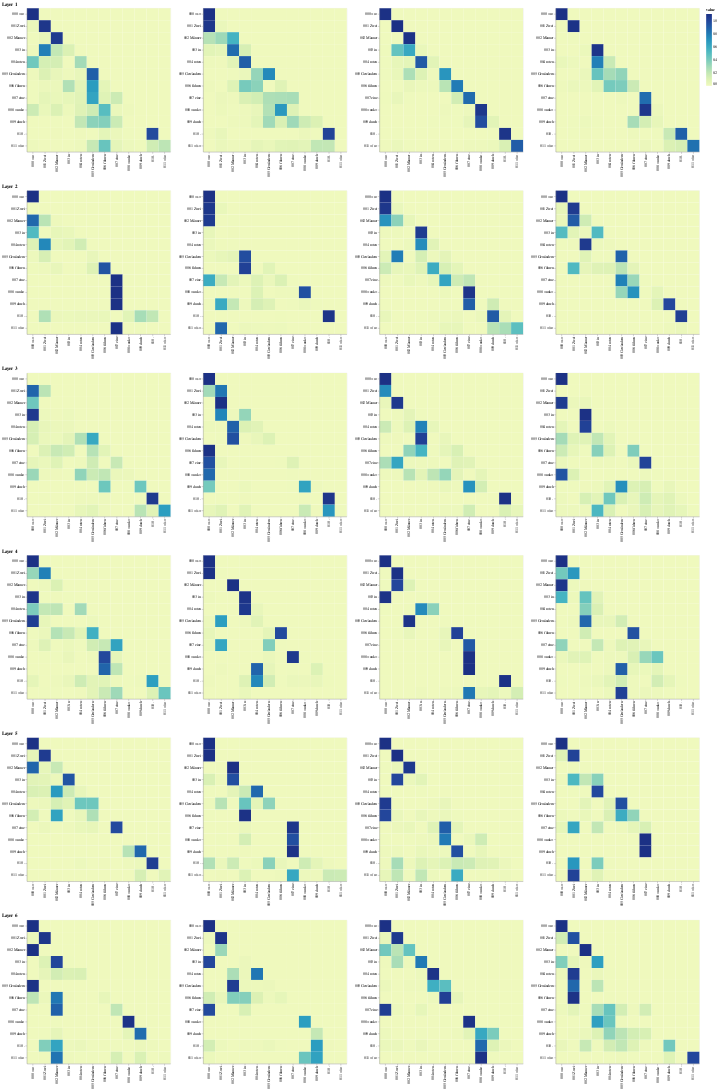

The cell this chart's notebook holds for it:
### Code cell
# %% [markdown]
# ## Decoder Self Attention


# %% tags=[]
def viz_decoder_self():
    model, example_data = run_model_example(n_examples=1)
    example = example_data[len(example_data) - 1]

    layer_viz = [
        visualize_layer(
            model,
            layer,
            get_decoder_self,
            len(example[1]),
            example[1],
            example[1],
        )
        for layer in range(6)
    ]
    return alt.hconcat(
        layer_viz[0]
        & layer_viz[1]
        & layer_viz[2]
        & layer_viz[3]
        & layer_viz[4]
        & layer_viz[5]
    )


viz_decoder_self()

### Figure 1 — Vega-Lite specification as saved in the notebook (floating-point values rounded to 4 significant figures; data arrays with more than 128 entries replaced by an {"elided": "..."} marker saying what was removed)
{"config": {"view": {"continuousWidth": 300, "continuousHeight": 300}}, "hconcat": [{"vconcat": [{"hconcat": [{"data": {"name": "data-73bc6e0ff00e384cdbceeda014043c26"}, "mark": {"type": "rect"}, "encoding": {"color": {"field": "value", "type": "quantitative"}, "tooltip": [{"field": "row", "type": "quantitative"}, {"field": "column", "type": "quantitative"}, {"field": "value", "type": "quantitative"}, {"field": "row_token", "type": "nominal"}, {"field": "col_token", "type": "nominal"}], "x": {"axis": {"title": ""}, "field": "col_token", "type": "nominal"}, "y": {"axis": {"title": ""}, "field": "row_token", "type": "nominal"}}, "height": 400, "name": "view_25", "width": 400}, {"data": {"name": "data-9c2c8bdc17fcc12d6e2ac18f0e032cbd"}, "mark": {"type": "rect"}, "encoding": {"color": {"field": "value", "type": "quantitative"}, "tooltip": [{"field": "row", "type": "quantitative"}, {"field": "column", "type": "quantitative"}, {"field": "value", "type": "quantitative"}, {"field": "row_token", "type": "nominal"}, {"field": "col_token", "type": "nominal"}], "x": {"axis": {"title": ""}, "field": "col_token", "type": "nominal"}, "y": {"axis": {"title": ""}, "field": "row_token", "type": "nominal"}}, "height": 400, "name": "view_26", "width": 400}, {"data": {"name": "data-621186de5d1c57318b1826b48baaba41"}, "mark": {"type": "rect"}, "encoding": {"color": {"field": "value", "type": "quantitative"}, "tooltip": [{"field": "row", "type": "quantitative"}, {"field": "column", "type": "quantitative"}, {"field": "value", "type": "quantitative"}, {"field": "row_token", "type": "nominal"}, {"field": "col_token", "type": "nominal"}], "x": {"axis": {"title": ""}, "field": "col_token", "type": "nominal"}, "y": {"axis": {"title": ""}, "field": "row_token", "type": "nominal"}}, "height": 400, "name": "view_27", "width": 400}, {"data": {"name": "data-95d08cc4248145c9f5d6c68d6b05d93d"}, "mark": {"type": "rect"}, "encoding": {"color": {"field": "value", "type": "quantitative"}, "tooltip": [{"field": "row", "type": "quantitative"}, {"field": "column", "type": "quantitative"}, {"field": "value", "type": "quantitative"}, {"field": "row_token", "type": "nominal"}, {"field": "col_token", "type": "nominal"}], "x": {"axis": {"title": ""}, "field": "col_token", "type": "nominal"}, "y": {"axis": {"title": ""}, "field": "row_token", "type": "nominal"}}, "height": 400, "name": "view_28", "width": 400}]}, {"vconcat": [{"hconcat": [{"data": {"name": "data-dccd65f53410e8db10ad1e9a01ee029b"}, "mark": {"type": "rect"}, "encoding": {"color": {"field": "value", "type": "quantitative"}, "tooltip": [{"field": "row", "type": "quantitative"}, {"field": "column", "type": "quantitative"}, {"field": "value", "type": "quantitative"}, {"field": "row_token", "type": "nominal"}, {"field": "col_token", "type": "nominal"}], "x": {"axis": {"title": ""}, "field": "col_token", "type": "nominal"}, "y": {"axis": {"title": ""}, "field": "row_token", "type": "nominal"}}, "height": 400, "name": "view_29", "width": 400}, {"data": {"name": "data-e02061ab6e86fb4d939c42c43f4d8607"}, "mark": {"type": "rect"}, "encoding": {"color": {"field": "value", "type": "quantitative"}, "tooltip": [{"field": "row", "type": "quantitative"}, {"field": "column", "type": "quantitative"}, {"field": "value", "type": "quantitative"}, {"field": "row_token", "type": "nominal"}, {"field": "col_token", "type": "nominal"}], "x": {"axis": {"title": ""}, "field": "col_token", "type": "nominal"}, "y": {"axis": {"title": ""}, "field": "row_token", "type": "nominal"}}, "height": 400, "name": "view_30", "width": 400}, {"data": {"name": "data-ebdec7ccc3ff183f22c9af6c559a290e"}, "mark": {"type": "rect"}, "encoding": {"color": {"field": "value", "type": "quantitative"}, "tooltip": [{"field": "row", "type": "quantitative"}, {"field": "column", "type": "quantitative"}, {"field": "value", "type": "quantitative"}, {"field": "row_token", "type": "nominal"}, {"field": "col_token", "type": "nominal"}], "x": {"axis": {"title": ""}, "field": "col_token", "type": "nominal"}, "y": {"axis": {"title": ""}, "field": "row_token", "type": "nominal"}}, "height": 400, "name": "view_31", "width": 400}, {"data": {"name": "data-1314bf1279ac233e4b56577c5ea7d5f8"}, "mark": {"type": "rect"}, "encoding": {"color": {"field": "value", "type": "quantitative"}, "tooltip": [{"field": "row", "type": "quantitative"}, {"field": "column", "type": "quantitative"}, {"field": "value", "type": "quantitative"}, {"field": "row_token", "type": "nominal"}, {"field": "col_token", "type": "nominal"}], "x": {"axis": {"title": ""}, "field": "col_token", "type": "nominal"}, "y": {"axis": {"title": ""}, "field": "row_token", "type": "nominal"}}, "height": 400, "name": "view_32", "width": 400}]}], "title": "Layer 2"}, {"vconcat": [{"hconcat": [{"data": {"name": "data-8dd49a2bab0b9eb65fa82e7657a83baf"}, "mark": {"type": "rect"}, "encoding": {"color": {"field": "value", "type": "quantitative"}, "tooltip": [{"field": "row", "type": "quantitative"}, {"field": "column", "type": "quantitative"}, {"field": "value", "type": "quantitative"}, {"field": "row_token", "type": "nominal"}, {"field": "col_token", "type": "nominal"}], "x": {"axis": {"title": ""}, "field": "col_token", "type": "nominal"}, "y": {"axis": {"title": ""}, "field": "row_token", "type": "nominal"}}, "height": 400, "name": "view_33", "width": 400}, {"data": {"name": "data-ac23636f3097cc28cf86a622e3514e0e"}, "mark": {"type": "rect"}, "encoding": {"color": {"field": "value", "type": "quantitative"}, "tooltip": [{"field": "row", "type": "quantitative"}, {"field": "column", "type": "quantitative"}, {"field": "value", "type": "quantitative"}, {"field": "row_token", "type": "nominal"}, {"field": "col_token", "type": "nominal"}], "x": {"axis": {"title": ""}, "field": "col_token", "type": "nominal"}, "y": {"axis": {"title": ""}, "field": "row_token", "type": "nominal"}}, "height": 400, "name": "view_34", "width": 400}, {"data": {"name": "data-25ec9ce522b116bcbaba1801d1bb996d"}, "mark": {"type": "rect"}, "encoding": {"color": {"field": "value", "type": "quantitative"}, "tooltip": [{"field": "row", "type": "quantitative"}, {"field": "column", "type": "quantitative"}, {"field": "value", "type": "quantitative"}, {"field": "row_token", "type": "nominal"}, {"field": "col_token", "type": "nominal"}], "x": {"axis": {"title": ""}, "field": "col_token", "type": "nominal"}, "y": {"axis": {"title": ""}, "field": "row_token", "type": "nominal"}}, "height": 400, "name": "view_35", "width": 400}, {"data": {"name": "data-add6abb79327b30896cfe4c2eae44153"}, "mark": {"type": "rect"}, "encoding": {"color": {"field": "value", "type": "quantitative"}, "tooltip": [{"field": "row", "type": "quantitative"}, {"field": "column", "type": "quantitative"}, {"field": "value", "type": "quantitative"}, {"field": "row_token", "type": "nominal"}, {"field": "col_token", "type": "nominal"}], "x": {"axis": {"title": ""}, "field": "col_token", "type": "nominal"}, "y": {"axis": {"title": ""}, "field": "row_token", "type": "nominal"}}, "height": 400, "name": "view_36", "width": 400}]}], "title": "Layer 3"}, {"vconcat": [{"hconcat": [{"data": {"name": "data-d1dbd7d892f56077d7c43e000093bb22"}, "mark": {"type": "rect"}, "encoding": {"color": {"field": "value", "type": "quantitative"}, "tooltip": [{"field": "row", "type": "quantitative"}, {"field": "column", "type": "quantitative"}, {"field": "value", "type": "quantitative"}, {"field": "row_token", "type": "nominal"}, {"field": "col_token", "type": "nominal"}], "x": {"axis": {"title": ""}, "field": "col_token", "type": "nominal"}, "y": {"axis": {"title": ""}, "field": "row_token", "type": "nominal"}}, "height": 400, "name": "view_37", "width": 400}, {"data": {"name": "data-c5a78c97620a25479db483603f1bb1ac"}, "mark": {"type": "rect"}, "encoding": {"color": {"field": "value", "type": "quantitative"}, "tooltip": [{"field": "row", "type": "quantitative"}, {"field": "column", "type": "quantitative"}, {"field": "value", "type": "quantitative"}, {"field": "row_token", "type": "nominal"}, {"field": "col_token", "type": "nominal"}], "x": {"axis": {"title": ""}, "field": "col_token", "type": "nominal"}, "y": {"axis": {"title": ""}, "field": "row_token", "type": "nominal"}}, "height": 400, "name": "view_38", "width": 400}, {"data": {"name": "data-bee1d4c7a225357473d64ec07992ab6a"}, "mark": {"type": "rect"}, "encoding": {"color": {"field": "value", "type": "quantitative"}, "tooltip": [{"field": "row", "type": "quantitative"}, {"field": "column", "type": "quantitative"}, {"field": "value", "type": "quantitative"}, {"field": "row_token", "type": "nominal"}, {"field": "col_token", "type": "nominal"}], "x": {"axis": {"title": ""}, "field": "col_token", "type": "nominal"}, "y": {"axis": {"title": ""}, "field": "row_token", "type": "nominal"}}, "height": 400, "name": "view_39", "width": 400}, {"data": {"name": "data-9b5ff50a55c137c5d46462dac55cc002"}, "mark": {"type": "rect"}, "encoding": {"color": {"field": "value", "type": "quantitative"}, "tooltip": [{"field": "row", "type": "quantitative"}, {"field": "column", "type": "quantitative"}, {"field": "value", "type": "quantitative"}, {"field": "row_token", "type": "nominal"}, {"field": "col_token", "type": "nominal"}], "x": {"axis": {"title": ""}, "field": "col_token", "type": "nominal"}, "y": {"axis": {"title": ""}, "field": "row_token", "type": "nominal"}}, "height": 400, "name": "view_40", "width": 400}]}], "title": "Layer 4"}, {"vconcat": [{"hconcat": [{"data": {"name": "data-70311c833eaa63abd969679e24d5377e"}, "mark": {"type": "rect"}, "encoding": {"color": {"field": "value", "type": "quantitative"}, "tooltip": [{"field": "row", "type": "quantitative"}, {"field": "column", "type": "quantitative"}, {"field": "value", "type": "quantitative"}, {"field": "row_token", "type": "nominal"}, {"field": "col_token", "type": "nominal"}], "x": {"axis": {"title": ""}, "field": "col_token", "type": "nominal"}, "y": {"axis": {"title": ""}, "field": "row_token", "type": "nominal"}}, "height": 400, "name": "view_41", "width": 400}, {"data": {"name": "data-fd9bf5ba0faac383b661c4e2cb9d8e7c"}, "mark": {"type": "rect"}, "encoding": {"color": {"field": "value", "type": "quantitative"}, "tooltip": [{"field": "row", "type": "quantitative"}, {"field": "column", "type": "quantitative"}, {"field": "value", "type": "quantitative"}, {"field": "row_token", "type": "nominal"}, {"field": "col_token", "type": "nominal"}], "x": {"axis": {"title": ""}, "field": "col_token", "type": "nominal"}, "y": {"axis": {"title": ""}, "field": "row_token", "type": "nominal"}}, "height": 400, "name": "view_42", "width": 400}, {"data": {"name": "data-f42f78ac1bf5c6eb777beb04a49f0077"}, "mark": {"type": "rect"}, "encoding": {"color": {"field": "value", "type": "quantitative"}, "tooltip": [{"field": "row", "type": "quantitative"}, {"field": "column", "type": "quantitative"}, {"field": "value", "type": "quantitative"}, {"field": "row_token", "type": "nominal"}, {"field": "col_token", "type": "nominal"}], "x": {"axis": {"title": ""}, "field": "col_token", "type": "nominal"}, "y": {"axis": {"title": ""}, "field": "row_token", "type": "nominal"}}, "height": 400, "name": "view_43", "width": 400}, {"data": {"name": "data-4efda9f1852a4bd128c23ae066f38e7d"}, "mark": {"type": "rect"}, "encoding": {"color": {"field": "value", "type": "quantitative"}, "tooltip": [{"field": "row", "type": "quantitative"}, {"field": "column", "type": "quantitative"}, {"field": "value", "type": "quantitative"}, {"field": "row_token", "type": "nominal"}, {"field": "col_token", "type": "nominal"}], "x": {"axis": {"title": ""}, "field": "col_token", "type": "nominal"}, "y": {"axis": {"title": ""}, "field": "row_token", "type": "nominal"}}, "height": 400, "name": "view_44", "width": 400}]}], "title": "Layer 5"}, {"vconcat": [{"hconcat": [{"data": {"name": "data-00660963094237057e7c6683a765294a"}, "mark": {"type": "rect"}, "encoding": {"color": {"field": "value", "type": "quantitative"}, "tooltip": [{"field": "row", "type": "quantitative"}, {"field": "column", "type": "quantitative"}, {"field": "value", "type": "quantitative"}, {"field": "row_token", "type": "nominal"}, {"field": "col_token", "type": "nominal"}], "x": {"axis": {"title": ""}, "field": "col_token", "type": "nominal"}, "y": {"axis": {"title": ""}, "field": "row_token", "type": "nominal"}}, "height": 400, "name": "view_45", "width": 400}, {"data": {"name": "data-eaf8dcd7c8b6aa43e9add6196bb5fbc1"}, "mark": {"type": "rect"}, "encoding": {"color": {"field": "value", "type": "quantitative"}, "tooltip": [{"field": "row", "type": "quantitative"}, {"field": "column", "type": "quantitative"}, {"field": "value", "type": "quantitative"}, {"field": "row_token", "type": "nominal"}, {"field": "col_token", "type": "nominal"}], "x": {"axis": {"title": ""}, "field": "col_token", "type": "nominal"}, "y": {"axis": {"title": ""}, "field": "row_token", "type": "nominal"}}, "height": 400, "name": "view_46", "width": 400}, {"data": {"name": "data-312592f11cb7c1d98839be1c412841af"}, "mark": {"type": "rect"}, "encoding": {"color": {"field": "value", "type": "quantitative"}, "tooltip": [{"field": "row", "type": "quantitative"}, {"field": "column", "type": "quantitative"}, {"field": "value", "type": "quantitative"}, {"field": "row_token", "type": "nominal"}, {"field": "col_token", "type": "nominal"}], "x": {"axis": {"title": ""}, "field": "col_token", "type": "nominal"}, "y": {"axis": {"title": ""}, "field": "row_token", "type": "nominal"}}, "height": 400, "name": "view_47", "width": 400}, {"data": {"name": "data-65a2a90f3948b00bd3086994953321e8"}, "mark": {"type": "rect"}, "encoding": {"color": {"field": "value", "type": "quantitative"}, "tooltip": [{"field": "row", "type": "quantitative"}, {"field": "column", "type": "quantitative"}, {"field": "value", "type": "quantitative"}, {"field": "row_token", "type": "nominal"}, {"field": "col_token", "type": "nominal"}], "x": {"axis": {"title": ""}, "field": "col_token", "type": "nominal"}, "y": {"axis": {"title": ""}, "field": "row_token", "type": "nominal"}}, "height": 400, "name": "view_48", "width": 400}]}], "title": "Layer 6"}], "title": "Layer 1"}], "params": [{"name": "param_50", "select": {"type": "interval", "encodings": ["x", "y"]}, "bind": "scales", "views": ["view_25"]}, {"name": "param_52", "select": {"type": "interval", "encodings": ["x", "y"]}, "bind": "scales", "views": ["view_26"]}, {"name": "param_54", "select": {"type": "interval", "encodings": ["x", "y"]}, "bind": "scales", "views": ["view_27"]}, {"name": "param_56", "select": {"type": "interval", "encodings": ["x", "y"]}, "bind": "scales", "views": ["view_28"]}, {"name": "param_58", "select": {"type": "interval", "encodings": ["x", "y"]}, "bind": "scales", "views": ["view_29"]}, {"name": "param_60", "select": {"type": "interval", "encodings": ["x", "y"]}, "bind": "scales", "views": ["view_30"]}, {"name": "param_62", "select": {"type": "interval", "encodings": ["x", "y"]}, "bind": "scales", "views": ["view_31"]}, {"name": "param_64", "select": {"type": "interval", "encodings": ["x", "y"]}, "bind": "scales", "views": ["view_32"]}, {"name": "param_66", "select": {"type": "interval", "encodings": ["x", "y"]}, "bind": "scales", "views": ["view_33"]}, {"name": "param_68", "select": {"type": "interval", "encodings": ["x", "y"]}, "bind": "scales", "views": ["view_34"]}, {"name": "param_70", "select": {"type": "interval", "encodings": ["x", "y"]}, "bind": "scales", "views": ["view_35"]}, {"name": "param_72", "select": {"type": "interval", "encodings": ["x", "y"]}, "bind": "scales", "views": ["view_36"]}, {"name": "param_74", "select": {"type": "interval", "encodings": ["x", "y"]}, "bind": "scales", "views": ["view_37"]}, {"name": "param_76", "select": {"type": "interval", "encodings": ["x", "y"]}, "bind": "scales", "views": ["view_38"]}, {"name": "param_78", "select": {"type": "interval", "encodings": ["x", "y"]}, "bind": "scales", "views": ["view_39"]}, {"name": "param_80", "select": {"type": "interval", "encodings": ["x", "y"]}, "bind": "scales", "views": ["view_40"]}, {"name": "param_82", "select": {"type": "interval", "encodings": ["x", "y"]}, "bind": "scales", "views": ["view_41"]}, {"name": "param_84", "select": {"type": "interval", "encodings": ["x", "y"]}, "bind": "scales", "views": ["view_42"]}, {"name": "param_86", "select": {"type": "interval", "encodings": ["x", "y"]}, "bind": "scales", "views": ["view_43"]}, {"name": "param_88", "select": {"type": "interval", "encodings": ["x", "y"]}, "bind": "scales", "views": ["view_44"]}, {"name": "param_90", "select": {"type": "interval", "encodings": ["x", "y"]}, "bind": "scales", "views": ["view_45"]}, {"name": "param_92", "select": {"type": "interval", "encodings": ["x", "y"]}, "bind": "scales", "views": ["view_46"]}, {"name": "param_94", "select": {"type": "interval", "encodings": ["x", "y"]}, "bind": "scales", "views": ["view_47"]}, {"name": "param_96", "select": {"type": "interval", "encodings": ["x", "y"]}, "bind": "scales", "views": ["view_48"]}], "$schema": "https://vega.github.io/schema/vega-lite/v5.16.3.json", "datasets": {"data-73bc6e0ff00e384cdbceeda014043c26": {"elided": "144 records"}, "data-9c2c8bdc17fcc12d6e2ac18f0e032cbd": {"elided": "144 records"}, "data-621186de5d1c57318b1826b48baaba41": {"elided": "144 records"}, "data-95d08cc4248145c9f5d6c68d6b05d93d": {"elided": "144 records"}, "data-dccd65f53410e8db10ad1e9a01ee029b": {"elided": "144 records"}, "data-e02061ab6e86fb4d939c42c43f4d8607": {"elided": "144 records"}, "data-ebdec7ccc3ff183f22c9af6c559a290e": {"elided": "144 records"}, "data-1314bf1279ac233e4b56577c5ea7d5f8": {"elided": "144 records"}, "data-8dd49a2bab0b9eb65fa82e7657a83baf": {"elided": "144 records"}, "data-ac23636f3097cc28cf86a622e3514e0e": {"elided": "144 records"}, "data-25ec9ce522b116bcbaba1801d1bb996d": {"elided": "144 records"}, "data-add6abb79327b30896cfe4c2eae44153": {"elided": "144 records"}, "data-d1dbd7d892f56077d7c43e000093bb22": {"elided": "144 records"}, "data-c5a78c97620a25479db483603f1bb1ac": {"elided": "144 records"}, "data-bee1d4c7a225357473d64ec07992ab6a": {"elided": "144 records"}, "data-9b5ff50a55c137c5d46462dac55cc002": {"elided": "144 records"}, "data-70311c833eaa63abd969679e24d5377e": {"elided": "144 records"}, "data-fd9bf5ba0faac383b661c4e2cb9d8e7c": {"elided": "144 records"}, "data-f42f78ac1bf5c6eb777beb04a49f0077": {"elided": "144 records"}, "data-4efda9f1852a4bd128c23ae066f38e7d": {"elided": "144 records"}, "data-00660963094237057e7c6683a765294a": {"elided": "144 records"}, "data-eaf8dcd7c8b6aa43e9add6196bb5fbc1": {"elided": "144 records"}, "data-312592f11cb7c1d98839be1c412841af": {"elided": "144 records"}, "data-65a2a90f3948b00bd3086994953321e8": {"elided": "144 records"}}}
